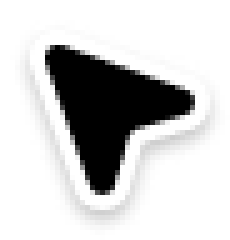
#> input picture artifacts/silo-fresh-film/assets/codex-agent-cursor.png, 46 x 48 px (shown 5 times larger)
$ python animatic_b2.py assets/codex-agent-cursor.png
#> lines starting #> are read from the running program, lines starting #| are printed output that depends on the picture
"""B2: the VM row opens a second computer. Disposable 7.8s, deterministic, seekable animatic.
Run: bundled-python animatic_b.py [--stills]. Illustration only, no live VM use.
"""
from PIL import Image, ImageDraw, ImageFont, ImageFilter
import numpy as np
from pathlib import Path
import math,subprocess,sys
ROOT=Path(__file__).resolve().parent;OUT=ROOT/'render-b2';OUT.mkdir(exist_ok=True)
W,H=1920,1080;FPS=60;DURATION=7.8
INK='#202329';PAPER='#efefeb';ORANGE='#ff9f0a';GREEN='#238364'
fonts={}
def font(n,b=False,m=False):
 k=(round(n),b,m)
 if k not in fonts:fonts[k]=ImageFont.truetype('/System/Library/Fonts/Menlo.ttc' if m else '/System/Library/Fonts/HelveticaNeue.ttc',round(n),index=0 if m else int(b))
 return fonts[k]
def txt(im,x,y,s,n=32,c=INK,b=False,m=False,a=None):ImageDraw.Draw(im).text((x,y),s,font=font(n,b,m),fill=c,anchor=a)
def rr(im,box,r,c,o=None,w=1):ImageDraw.Draw(im).rounded_rectangle(box,r,fill=c,outline=o,width=w)
def ln(im,pts,c,w=2):ImageDraw.Draw(im).line(pts,fill=c,width=w,joint='curve')
def el(im,box,c):ImageDraw.Draw(im).ellipse(box,fill=c)
def ease(t):t=max(0,min(1,t));return t*t*t*(t*(6*t-15)+10)
def p(t,a,b):return ease((t-a)/(b-a))
def lerp(a,b,t):return a+(b-a)*t
def quad(a,b,t):return [(lerp(x,u,t),lerp(y,v,t)) for (x,y),(u,v) in zip(a,b)]
def warp(im,src,q):
 A=[];B=[]
 for (x,y),(u,v) in zip(q,[(0,0),(src.width,0),(src.width,src.height),(0,src.height)]):
  A.extend([[x,y,1,0,0,0,-u*x,-u*y],[0,0,0,x,y,1,-v*x,-v*y]]);B.extend([u,v])
 c=np.linalg.solve(np.array(A),np.array(B));im.alpha_composite(src.transform((W,H),Image.Transform.PERSPECTIVE,c,Image.Resampling.BICUBIC))
def human(im,x,y):
 pts=[(0,0),(0,36),(10,26),(19,44),(26,40),(17,22),(32,22)]
 ImageDraw.Draw(im).polygon([(x+a,y+b) for a,b in pts],fill='#fdfdfb',outline='#22262b',width=2)
CURSOR=Image.open(ROOT/'assets/codex-agent-cursor.png').convert('RGBA')
#> CURSOR is the input picture: PIL image 46x48 RGBA; mean R, G, B, A 53.9, 53.9, 53.9, 88.6
def agent(im,x,y):
 c=CURSOR.resize((42,44),Image.Resampling.LANCZOS)
 glow=Image.new('RGBA',(68,70),'#339cff');mask=Image.new('L',(68,70));mask.paste(c.getchannel('A'),(13,13));mask=mask.filter(ImageFilter.GaussianBlur(6));glow.putalpha(mask.point(lambda a:min(180,a*2)))
 im.alpha_composite(glow,(round(x)-13,round(y)-13));im.alpha_composite(c,(round(x),round(y)))
def server(im,x,y,c='#5f6771'):
 for yy in [y,y+23]:rr(im,(x,yy,x+40,yy+15),3,None,c,2);el(im,(x+7,yy+5,x+11,yy+9),c)
def mark(im,x,y,s):
 for r,start,end,c in [(.46,28,276,INK),(.305,110,372,INK),(.153,155,425,ORANGE)]:ImageDraw.Draw(im).arc((x+s*(.5-r),y+s*(.5-r),x+s*(.5+r),y+s*(.5+r)),start,end,fill=c,width=max(2,round(s*.082)))
def check(im,x,y,s=1,c=GREEN):ln(im,[(x,y+10*s),(x+10*s,y+20*s),(x+31*s,y-5*s)],c,max(2,round(5*s)))

def report(t,w=810,h=624):
 im=Image.new('RGBA',(w,h),'#fefdf9');d=ImageDraw.Draw(im)
 rr(im,(0,0,w,63),0,'#f4f4f0');txt(im,30,20,'reports.local',21,'#676f72',m=True)
 # Explicit browser maximize target.
 rr(im,(w-85,20,w-61,44),3,None,'#697276',2);ln(im,[(w-40,24),(w-24,40)],'#697276',2);ln(im,[(w-24,24),(w-40,40)],'#697276',2)
 txt(im,43,96,'Weekly report',48,INK,True)
 last=t>=4.35
 rr(im,(43,172,358,237),9,'#f0f0e9','#d8dcd3',2)
 txt(im,63,190,'Last week' if last else 'This week',30,INK,True)
 ln(im,[(314,198),(326,210),(338,198)],'#67716e',3)
 # Quantitative consequence of choosing the requested period, not decoration.
 chart_top=278;chart_bottom=h-133;chart_h=max(80,chart_bottom-chart_top)
 vals=[lerp(a,b,p(t,4.35,4.9)) for a,b in zip([.36,.75,.51],[.8,.45,.91])]
 widths=(w-150)/3
 for i,v in enumerate(vals):
  x=55+i*widths;barh=chart_h*v
  rr(im,(x,chart_bottom-barh,x+widths-31,chart_bottom),8,ORANGE if last else '#b8c0b8')
  txt(im,x+8,chart_bottom+15,['Mon','Wed','Fri'][i],23,'#7e8680')
 if 3.66<t<4.35:
  # Native-looking two-item menu, large enough to read at half size.
  rr(im,(43,242,358,365),9,'#fffefa','#c2c8c1',2)
  txt(im,67,253,'This week',28,'#727b75');rr(im,(51,304,350,357),6,'#e9eee8');txt(im,67,310,'Last week',28,INK,True)
 if t<5.6:
  rr(im,(w-300,h-88,w-42,h-27),10,INK)
  txt(im,w-171,h-59,'Export CSV',27,'#fffefa',True,a='mm')
 else:
  # Output is saved inside the guest, never passed to the human's Notes.
  rr(im,(30,h-98,w-30,h-17),11,'#e4eee6','#c2d5c4',2)
  check(im,53,h-67,.84);txt(im,103,h-78,'report.csv',32,INK,True);txt(im,w-57,h-61,'Saved',25,GREEN,a='rm')
 return im

def chassis(im,q,kind,r):
 a,b,c,d=q;dr=ImageDraw.Draw(im)
 rimsize=lerp(1,12,r)
 rim=[(a[0]-rimsize,a[1]-rimsize),(b[0]+rimsize,b[1]-rimsize),(c[0]+rimsize,c[1]+rimsize),(d[0]-rimsize,d[1]+rimsize)]
 dr.polygon(rim,fill='#373e42')
 if kind=='laptop':
  base=[(d[0]-12*r,d[1]+13*r),(c[0]+12*r,c[1]+13*r),(c[0]+77*r,c[1]+89*r),(d[0]-89*r,d[1]+89*r)]
  dr.polygon(base,fill='#b9beba');ln(im,[base[2],base[3]],'#868e8a',5)
  for i in range(4):ln(im,[(d[0]+30-i*9,d[1]+(28+i*10)*r),(c[0]-18+i*8,c[1]+(28+i*10)*r)],'#8f9994',3)
 else:
  mx=(d[0]+c[0])/2;my=(d[1]+c[1])/2
  dr.polygon([(mx-35,my+12*r),(mx+35,my+12*r),(mx+43,my+94*r),(mx-43,my+94*r)],fill='#afb8b2')
  rr(im,(mx-123,my+89*r,mx+123,my+106*r),8,'#959f99')
  # Unbranded small host rests beside its screen, clearly separate from the laptop.
  rr(im,(c[0]-83,c[1]+57,c[0]+47,c[1]+105),8,'#c3c9c4','#a3ada6',2);el(im,(c[0]+23,c[1]+79,c[0]+31,c[1]+87),GREEN)

def notes2(t,w):
 im=Image.new('RGBA',(w,1080),'#fbfbf7');d=ImageDraw.Draw(im)
 s=min(1,w/1030);x=75*s;right=w-75*s
 rr(im,(0,0,w,82),0,'#f0f1eb');txt(im,x,25,'Notes',29,'#66736b',True)
 for xx in [w-121,w-88,w-55]:el(im,(xx,34,xx+11,45),'#b9c3b9')
 txt(im,x,143,'Today',round(142*s),INK,True)
 txt(im,x,312,'TO DO',round(26*max(.8,s)),'#899287',True)
 drag=p(t,1.73,2.5);cy=lerp(370,801,drag)
 rest=lerp(538,370,p(t,2.56,2.94))
 rr(im,(x,rest,right,rest+134),12,'#eeefe7');txt(im,x+27,rest+39,'Record demo',round(54*s),'#737f72',True)
 if t<2.55:
  rr(im,(x,370,right,504),12,'#f1f2eb');txt(im,x+27,409,'Release notes',round(54*s),'#b1baad',True)
 txt(im,x,738,'DONE',round(26*max(.8,s)),'#7d8b7b',True)
 if drag>0:rr(im,(x,801,right,935),12,'#e8eee4','#cad6c4',2)
 rr(im,(x,cy,right,cy+134),12,'#fffefa','#cbd1c4',2)
 if drag>.999:
  check(im,x+27,cy+58,1.0);txt(im,x+81,cy+41,'Release notes',round(49*s),INK,True)
 else:txt(im,x+27,cy+40,'Release notes',round(54*s),INK,True)
 hx=lerp(min(w-90,830),min(w-80,330),p(t,.9,1.73));hy=lerp(310,433,p(t,.9,1.73))+431*drag
 if t>2.56:hx=lerp(hx,w-85,p(t,2.56,3.0));hy=lerp(hy,550,p(t,2.56,3.0))
 human(im,hx,hy)
 return im

def guest2(t,w,h=1080):
 im=Image.new('RGBA',(w,h),'#263c38')
 # Persistent Silo row is both the generative object and the domain boundary.
 rr(im,(0,0,w,110),0,'#f4f5ef');ln(im,[(0,109),(w,109)],'#a1b09f',3)
 server(im,28,37);txt(im,93,25,'studio',43,INK,True)
 rr(im,(254,32,471,79),22,'#e5e9df');txt(im,363,55,'Office Mac',27,'#627560',a='mm')
 el(im,(501,48,517,64),GREEN);txt(im,535,37,'Running',26,'#6e806b')
 if w>1100:txt(im,w-37,56,'Linux desktop',28,'#6f806d',a='rm')
 grow=p(t,1.78,2.38)
 margin=lerp(132,0,grow);top=lerp(292,110,grow)
 bw=round(w-margin*2);bh=round(lerp(638,h-110,grow))
 if grow<.95:txt(im,132,168,'Export last week’s report.',45,'#e6eee2',True)
 # Skip incidental dropdown work: period is already selected; show one concrete result.
 b=report(5.1 if t<3.15 else 5.8,bw,bh)
 im.alpha_composite(b,(round(margin),round(top)))
 # Two deliberate gestures: maximize, then export. Their complete interval is <1.5s.
 ax=lerp(w-310,w-202,p(t,1.1,1.73));ay=lerp(670,325,p(t,1.1,1.73))
 if t>1.78:ax=lerp(w-202,w-182,p(t,2.43,2.96));ay=lerp(325,h-68,p(t,2.43,2.96))
 if t>3.15:ax=lerp(w-182,w-77,p(t,3.15,3.48));ay=lerp(h-68,h-155,p(t,3.15,3.48))
 agent(im,ax,ay)
 return im

def frame(t):
 im=Image.new('RGBA',(W,H),'#e8ede3')
 opening=p(t,.44,1.58);reveal=p(t,3.58,5.98)
 # Stage 1 is a single full-bleed human workspace; stage 2 is an unequal 28/72 split.
 human_w=round(lerp(1920,550,opening));guest_w=round(lerp(808,1370,opening))
 # During the final reveal, uncover a wider local desktop without stretching the note app.
 local_w=round(lerp(human_w,1280,reveal));note_w=round(lerp(human_w,830,reveal))
 local=Image.new('RGBA',(local_w,1080),'#dbe4d4');local.alpha_composite(notes2(t,note_w),(0,0))
 if local_w>note_w+140:
  xx=note_w+22;rr(local,(xx,26,local_w-23,298),11,'#f7f8f0')
  mark(local,xx+25,51,36);txt(local,xx+77,52,'Silo',31,INK,True)
  if local_w>note_w+285:
   server(local,xx+26,143);txt(local,xx+85,139,'studio',31,INK,True);txt(local,xx+27,219,'Office Mac',26,'#71846c')
 # One continuous geometric reveal: abstract edges acquire hardware and perspective.
 nq0=[(0,0),(human_w,0),(human_w,H),(0,H)]
 nq1=[(152,379),(860,332),(875,835),(176,884)]
 gq0=[(550,0),(1920,0),(1920,1080),(550,1080)]
 gq1=[(1029,308),(1795,357),(1795,837),(1029,785)]
 nq=quad(nq0,nq1,reveal);gq=quad(gq0,gq1,reveal)
 if reveal>0:
  sh=Image.new('RGBA',(W,H));sd=ImageDraw.Draw(sh);sd.ellipse((80,895,960,1011),fill=(26,46,26,35));sd.ellipse((925,883,1870,995),fill=(26,46,26,35));im.alpha_composite(sh.filter(ImageFilter.GaussianBlur(25)))
  chassis(im,nq,'laptop',reveal);chassis(im,gq,'desktop',reveal)
 warp(im,local,nq)
 if opening<1:
  row_x=lerp(1060,550,opening);row_y=lerp(821,0,opening)
  bottom=lerp(932,1080,opening);ph=round(bottom-row_y)
  full=guest2(t,guest_w)
  panel=full.crop((0,0,guest_w,min(1080,ph)))
  # The trailing edge uncovers contents at natural scale rather than stretching a screenshot.
  q=[(row_x,row_y),(row_x+guest_w,row_y),(row_x+guest_w,bottom),(row_x,bottom)]
  warp(im,panel,q)
  if opening<.45:
   alpha=1-p(t,.44,.96);lay=Image.new('RGBA',(W,H));mark(lay,1061,749,42);txt(lay,1120,750,'Silo',39,INK,True);lay.putalpha(lay.getchannel('A').point(lambda a:round(a*alpha)));im.alpha_composite(lay)
 else:
  warp(im,guest2(t,1370),gq)
  if reveal<1:ln(im,[(gq[0][0]-3,gq[0][1]),(gq[3][0]-3,gq[3][1])],'#85967d',6)
 return im.convert('RGB')

TIMES=[0,.52,.85,1.22,1.65,1.99,2.4,2.85,3.25,3.9,4.65,5.4,6.1,7.3]
for t in TIMES:frame(t).save(OUT/f'still-{t:05.2f}.jpg',quality=94)
#> this loop made 14 passes
#> pass 1, in frame, `im=Image.new('RGBA',(W,H),'#e8ede3')`:
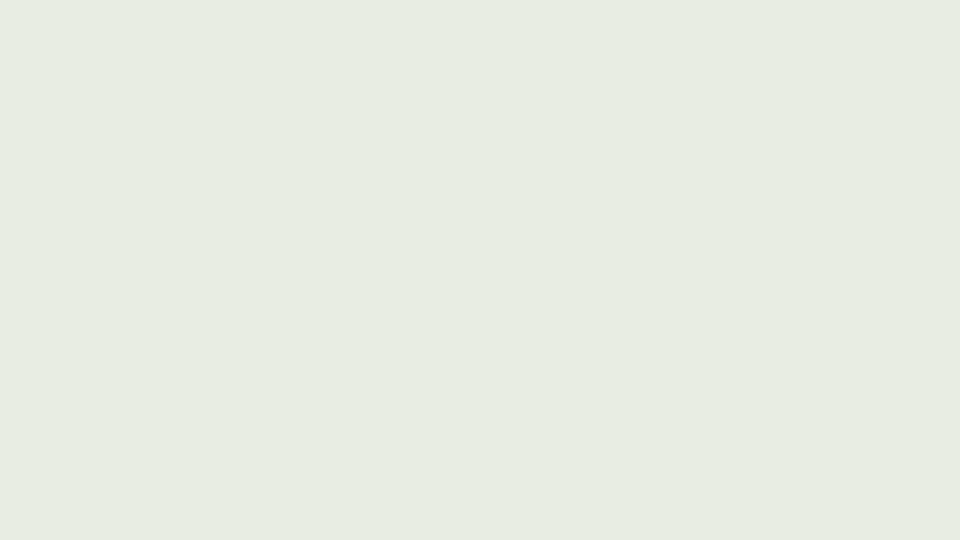
#> im: PIL image 1920x1080 RGBA (shown at 1/2 size); mean R, G, B, A 232, 237, 227, 255
#> pass 1, in guest2, `im=Image.new('RGBA',(w,h),'#263c38')`:
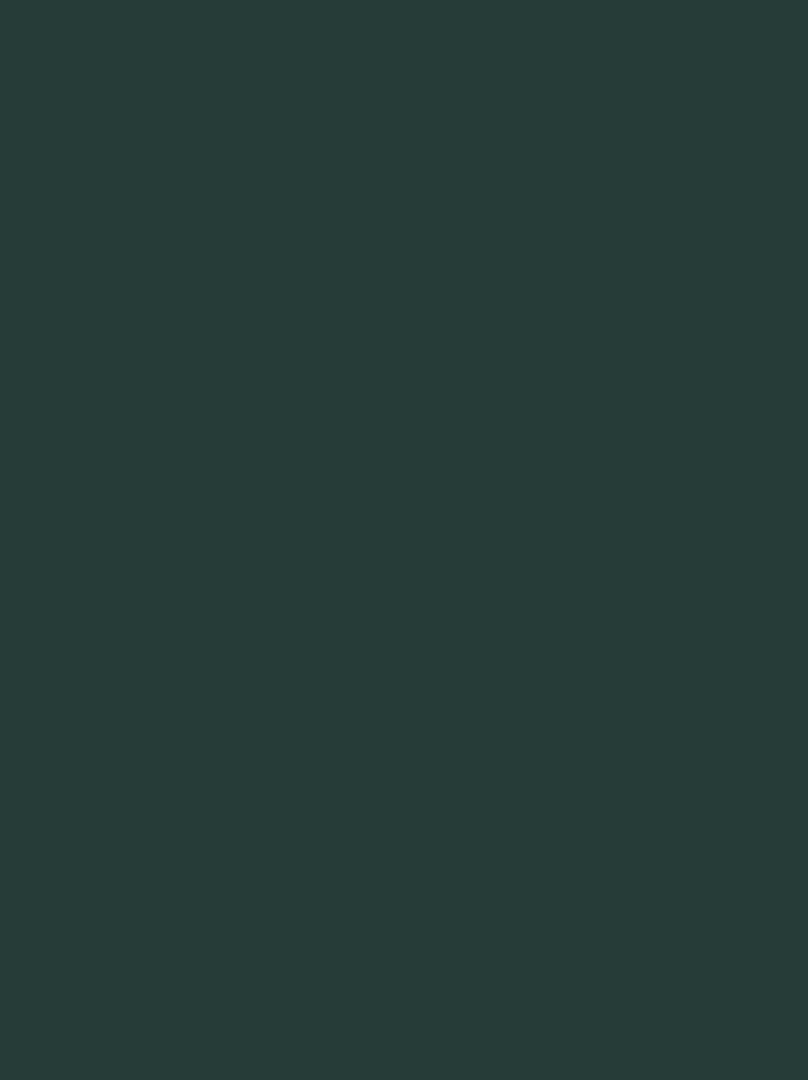
#> im: PIL image 808x1080 RGBA; mean R, G, B, A 38, 60, 56, 255
sheet=Image.new('RGB',(1920,1080),'#e8ede3')
for i,t in enumerate(TIMES):
 f=frame(t).resize((480,270),Image.Resampling.LANCZOS);txt(f,9,10,f'{t:.2f}s',16,'#7e8a78',True);sheet.paste(f,((i%4)*480,(i//4)*270))
#> this loop made 14 passes
#> pass 1, in report (call 15), `im = Image.new('RGBA', (w, h), '#fefdf9')`:
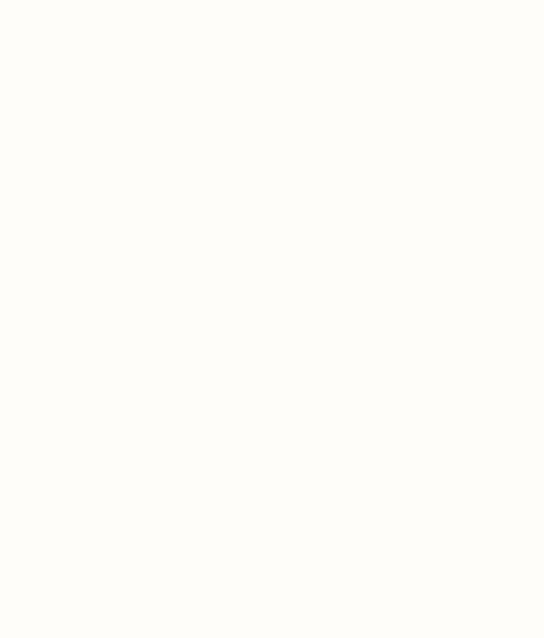
#> im: PIL image 544x638 RGBA; mean R, G, B, A 254, 253, 249, 255
#> pass 1, in guest2 (call 15), `b=report(5.1 if t<3.15 else 5.8,bw,bh)`:
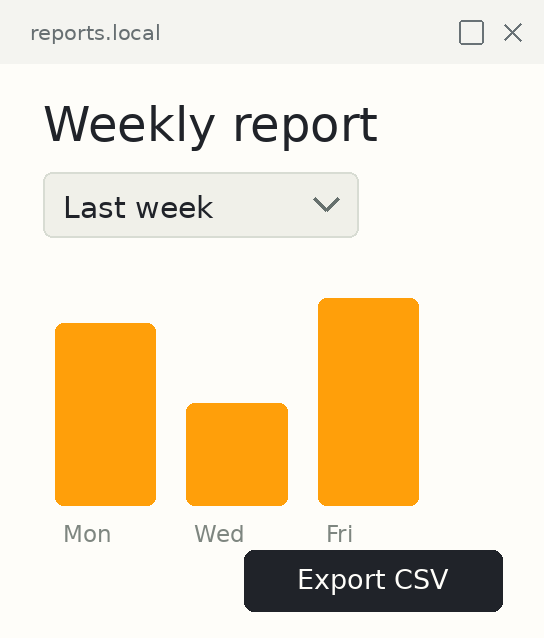
#> b: PIL image 544x638 RGBA; mean R, G, B, A 239, 224.8, 200.4, 255
#> pass 1, in agent (call 15), `glow = Image.new('RGBA', (68, 70), '#339cff')`:
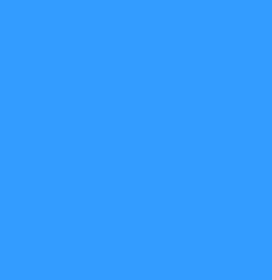
#> glow: PIL image 68x70 RGBA (shown 4 times larger); mean R, G, B, A 51, 156, 255, 255
#> after the loop:
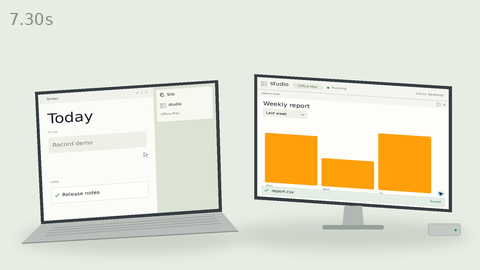
#> f: PIL image 480x270 RGB; mean R, G, B 226.9, 225.6, 209.7
#> after the loop:
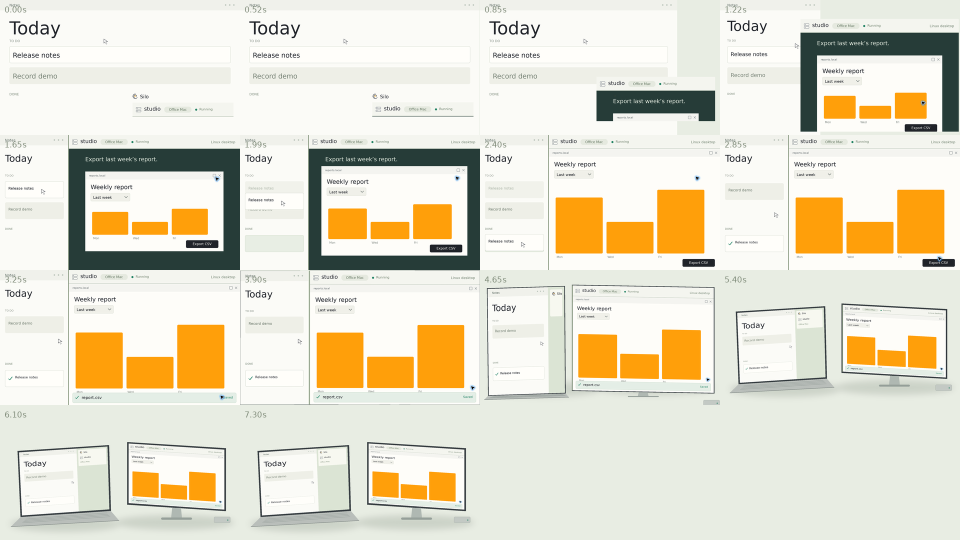
#> sheet: PIL image 1920x1080 RGB (shown at 1/2 size); mean R, G, B 229.4, 223.7, 204.8
sheet.save(OUT/'contact-sheet.jpg',quality=94)
if '--stills' in sys.argv:sys.exit()
#> (the run stopped early here; a loop or call above may not have finished)
